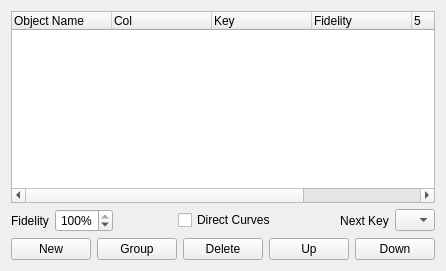
       <widget class="QWidget" name="tabObjects">
        <attribute name="title">
         <string>Objects</string>
        </attribute>
        <layout class="QVBoxLayout">
         <item>
          <widget class="QTreeWidget" name="OOTreeWidget">
           <property name="mouseTracking">
            <bool>true</bool>
           </property>
           <property name="acceptDrops">
            <bool>true</bool>
           </property>
           <property name="dragEnabled">
            <bool>true</bool>
           </property>
           <property name="dragDropMode">
            <enum>QAbstractItemView::DragDropMode::InternalMove</enum>
           </property>
           <property name="selectionMode">
            <enum>QAbstractItemView::SelectionMode::ExtendedSelection</enum>
           </property>
           <property name="animated">
            <bool>false</bool>
           </property>
           <column>
            <property name="text">
             <string>Object Name</string>
            </property>
           </column>
           <column>
            <property name="text">
             <string>Col</string>
            </property>
           </column>
           <column>
            <property name="text">
             <string>Key</string>
            </property>
           </column>
           <column>
            <property name="text">
             <string>Fidelity</string>
            </property>
           </column>
           <column>
            <property name="text">
             <string/>
            </property>
           </column>
           <column>
            <property name="text">
             <string>Merge</string>
            </property>
           </column>
          </widget>
         </item>
         <item>
          <layout class="QHBoxLayout">
           <item>
            <widget class="QLabel" name="label_18">
             <property name="text">
              <string>Fidelity</string>
             </property>
             <property name="alignment">
              <set>Qt::AlignmentFlag::AlignCenter</set>
             </property>
            </widget>
           </item>
           <item>
            <widget class="KeysafeSpinBox" name="OOResample">
             <property name="sizePolicy">
              <sizepolicy hsizetype="Fixed" vsizetype="Fixed">
               <horstretch>0</horstretch>
               <verstretch>0</verstretch>
              </sizepolicy>
             </property>
             <property name="alignment">
              <set>Qt::AlignmentFlag::AlignCenter</set>
             </property>
             <property name="keyboardTracking">
              <bool>false</bool>
             </property>
             <property name="suffix">
              <string>%</string>
             </property>
             <property name="minimum">
              <number>1</number>
             </property>
             <property name="maximum">
              <number>100</number>
             </property>
             <property name="value">
              <number>100</number>
             </property>
            </widget>
           </item>
           <item>
            <spacer>
             <property name="orientation">
              <enum>Qt::Orientation::Horizontal</enum>
             </property>
             <property name="sizeHint" stdset="0">
              <size>
               <width>40</width>
               <height>20</height>
              </size>
             </property>
            </spacer>
           </item>
           <item>
            <widget class="QCheckBox" name="DirectCurves">
             <property name="text">
              <string>Direct Curves</string>
             </property>
            </widget>
           </item>
           <item>
            <spacer>
             <property name="orientation">
              <enum>Qt::Orientation::Horizontal</enum>
             </property>
             <property name="sizeHint" stdset="0">
              <size>
               <width>16</width>
               <height>23</height>
              </size>
             </property>
            </spacer>
           </item>
           <item>
            <widget class="QLabel" name="label_19">
             <property name="text">
              <string>Next Key</string>
             </property>
             <property name="alignment">
              <set>Qt::AlignmentFlag::AlignCenter</set>
             </property>
            </widget>
           </item>
           <item>
            <widget class="QComboBox" name="NextKey">
             <property name="sizePolicy">
              <sizepolicy hsizetype="Fixed" vsizetype="Fixed">
               <horstretch>0</horstretch>
               <verstretch>0</verstretch>
              </sizepolicy>
             </property>
             <property name="minimumSize">
              <size>
               <width>40</width>
               <height>0</height>
              </size>
             </property>
             <property name="maximumSize">
              <size>
               <width>40</width>
               <height>16777215</height>
              </size>
             </property>
            </widget>
           </item>
          </layout>
         </item>
         <item>
          <layout class="QHBoxLayout">
           <item>
            <widget class="QPushButton" name="OONew">
             <property name="minimumSize">
              <size>
               <width>50</width>
               <height>16</height>
              </size>
             </property>
             <property name="text">
              <string>New</string>
             </property>
            </widget>
           </item>
           <item>
            <widget class="QPushButton" name="OOGroup">
             <property name="text">
              <string>Group</string>
             </property>
            </widget>
           </item>
           <item>
            <widget class="QPushButton" name="OODelete">
             <property name="minimumSize">
              <size>
               <width>50</width>
               <height>16</height>
              </size>
             </property>
             <property name="text">
              <string>Delete</string>
             </property>
            </widget>
           </item>
           <item>
            <widget class="QPushButton" name="OOUp">
             <property name="minimumSize">
              <size>
               <width>50</width>
               <height>16</height>
              </size>
             </property>
             <property name="text">
              <string>Up</string>
             </property>
            </widget>
           </item>
           <item>
            <widget class="QPushButton" name="OODown">
             <property name="minimumSize">
              <size>
               <width>50</width>
               <height>16</height>
              </size>
             </property>
             <property name="text">
              <string>Down</string>
             </property>
            </widget>
           </item>
          </layout>
         </item>
        </layout>
       </widget>
